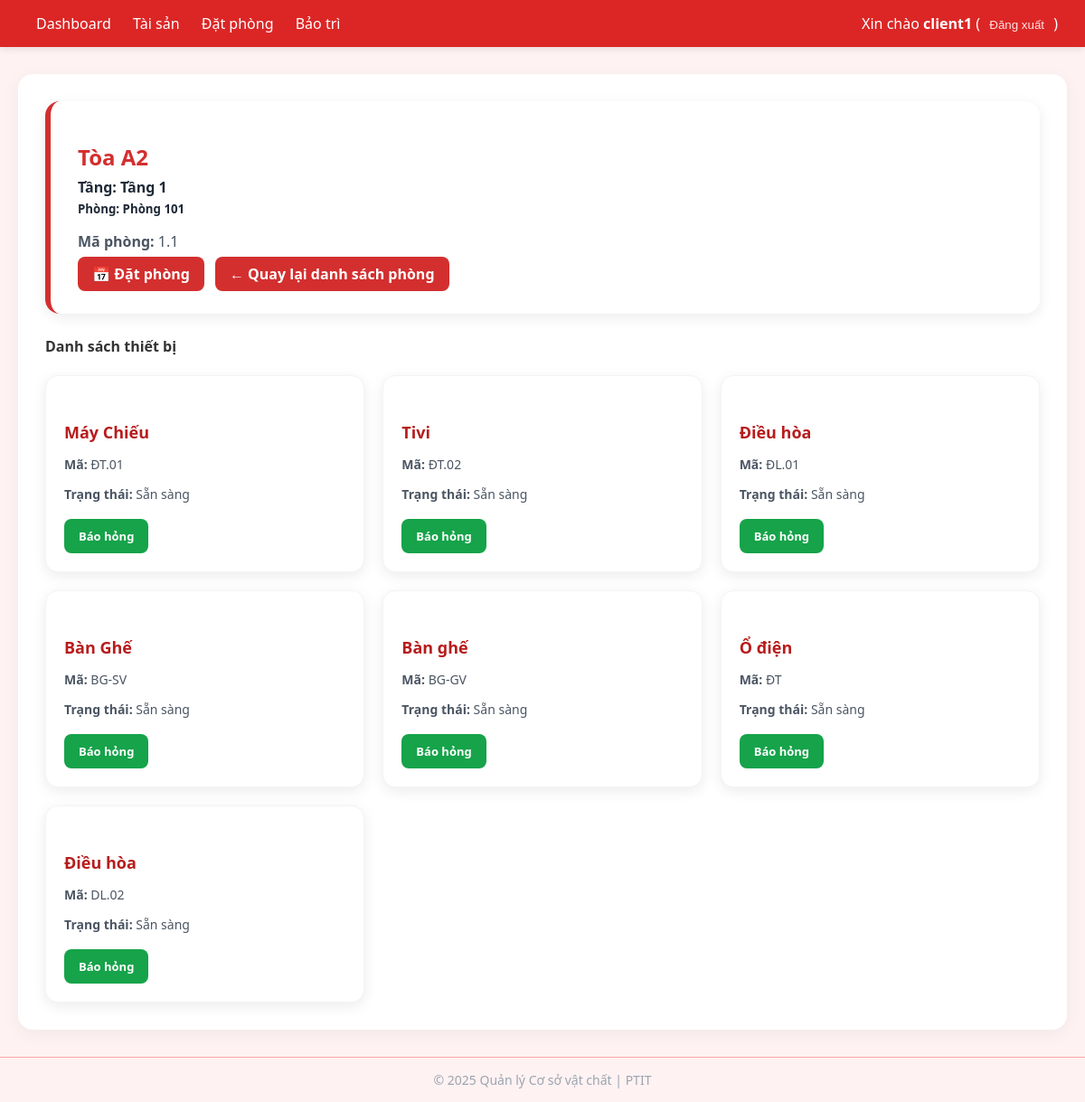
The page /assets/room/9/ (signed in) on the database its author committed.
### core/models.py (models this page shows, shortened)
class Room(models.Model):
    ROOM_READY = 'ready'
    ROOM_OCCUPIED = 'occupied'
    ROOM_MAINTENANCE = 'maintenance'
    ROOM_STATUS_CHOICES = [
        (ROOM_READY, 'Sẵn sàng'),
        (ROOM_OCCUPIED, 'Đang được sử dụng'),
        (ROOM_MAINTENANCE, 'Đang sửa chữa'),
    ]
    floor = models.ForeignKey(Floor, on_delete=models.CASCADE, related_name='rooms')
    code = models.CharField(max_length=50)
    name = models.CharField(max_length=200, blank=True)
    status = models.CharField(
        max_length=15,
        choices=ROOM_STATUS_CHOICES,
        default=ROOM_READY
    )
    class Meta:
        unique_together = ('floor', 'code')

class Floor(models.Model):
    building = models.ForeignKey(Building, on_delete=models.CASCADE, related_name='floors')
    number = models.CharField(max_length=20)
    name = models.CharField(max_length=200, blank=True)
    class Meta:
        unique_together = ('building', 'number')

class Building(models.Model):
    code = models.CharField(max_length=50, unique=True)
    name = models.CharField(max_length=200)
    description = models.TextField(blank=True)

class Equipment(models.Model):
    STATUS_READY = 'ready'
    STATUS_MAINT = 'maint'
    STATUS_BROKEN = 'broken'
    STATUS_CHOICES = [
        (STATUS_READY, 'Sẵn sàng'),
        (STATUS_MAINT, 'Đang bảo trì'),
        (STATUS_BROKEN, 'Đã hỏng'),
    ]
    room = models.ForeignKey(Room, on_delete=models.CASCADE, related_name='equipments')
    code = models.CharField(max_length=50)
    name = models.CharField(max_length=200)
    description = models.TextField(blank=True)
    status = models.CharField(max_length=10, choices=STATUS_CHOICES, default=STATUS_READY)
    class Meta:
        unique_together = ('room', 'code')

### core/views.py (the view)
# urls.py: path('assets/room/<int:pk>/', views.asset_room_detail, name='asset_room_detail'),
@login_required
def asset_room_detail(request, pk):
    room = get_object_or_404(Room, pk=pk)
    equipments = room.equipments.all()
    now = timezone.now()
    _expire_old_bookings_for_room(room)
    active = RoomBooking.objects.filter(
        room=room,
        status__in=[RoomBooking.STATUS_APPROVED, RoomBooking.STATUS_PENDING],
        start_time__lte=now,
        end_time__gte=now
    ).first()
    if active:
        room.is_booked_now = True
        room.current_booking = active
    else:
        room.is_booked_now = False
        room.current_booking = None
    return render(request, 'core/asset_equipment.html', {'room': room, 'equipments': equipments})

### templates/core/asset_equipment.html (shortened to what this page needs)
{% extends 'core/base.html' %}
{% block content %}
<div class="container mt-4">
  <div class="room-info d-flex justify-content-between align-items-start flex-wrap">
    <div>
      <h2>{{ room.floor.building.name }}</h2>
      <h4>Tầng: {{ room.floor.name }}</h4>
      <h5>Phòng: {{ room.name }}</h5>
      <p><strong>Mã phòng:</strong> {{ room.code }}</p>
    </div>
    <div style="display:flex;gap:12px;align-items:center">
      {% if room.is_booked_now %}
        <button class="btn-back mt-3 mt-md-0" disabled>📌 Đã được đặt đến {{ room.current_booking.end_time }}</button>
      {% else %}
        <a href="{% url 'room_booking_create' room.pk %}" class="btn-back mt-3 mt-md-0">📅 Đặt phòng</a>
      {% endif %}
      <a href="{% url 'asset_floor_detail' room.floor.pk %}" class="btn-back mt-3 mt-md-0">
        ← Quay lại danh sách phòng
      </a>
    </div>
  </div>
  <h4 class="mb-3 text-dark">Danh sách thiết bị</h4>
  {% if equipments %}
  <div class="equipment-list">
    {% for equipment in equipments %}
    <div class="equipment-card">
      <div>
        <h5>{{ equipment.name }}</h5>
        <p><strong>Mã:</strong> {{ equipment.code }}</p>
        <p><strong>Trạng thái:</strong> {{ equipment.get_status_display }}</p>
      </div>
      <div class="card-footer">
        <div style="display:flex; gap:8px; flex-wrap:wrap">
          <a href="{% url 'maintenance_create' %}?building={{ room.floor.building.pk }}&amp;floor={{ room.floor.pk }}&amp;room={{ room.pk }}&amp;equipment={{ equipment.pk }}" class="btn-sm btn-success">Báo hỏng</a>
        </div>
      </div>
    </div>
    {% endfor %}
  </div>
  {% else %}
    <div class="alert-info">Không có thiết bị nào trong phòng này.</div>
  {% endif %}
</div>
{% endblock %}

### templates/core/base.html (shortened to what this page needs)
<!doctype html>
<html lang="vi">
  <head>
    <link rel="stylesheet" href="https://cdnjs.cloudflare.com/ajax/libs/mini.css/3.0.1/mini-default.min.css">
  </head>
  <body>
    <header>
      <div class="nav-links">
        <a href="{% url 'dashboard' %}">Dashboard</a>
        <a href="{% url 'asset_hierarchy' %}">Tài sản</a>
        <a href="{% url 'room_booking_list' %}">Đặt phòng</a>
        <a href="{% url 'maintenance_list' %}">Bảo trì</a>
      </div>
      <div class="user-info">
        {% if user.is_authenticated %}
          Xin chào <strong>{{ user.username }}</strong> (
          <form method="post" action="{% url 'logout' %}" style="display:inline">
            <button type="submit">Đăng xuất</button>
          </form>
          )
        {% else %}
          <a href="{% url 'login' %}">Đăng nhập</a>
        {% endif %}
      </div>
    </header>
    <main class="container">
      {% block content %}{% endblock %}
    </main>
    <footer>
      © 2025 Quản lý Cơ sở vật chất | PTIT
    </footer>
  </body>
</html>

### templates/core/base.html (style rules this page uses)
body { background: #fef2f2; font-family: "Segoe UI", Roboto, sans-serif; margin: 0; color: #333; }
header { background: #dc2626; color: white; padding: 15px 30px; display: flex; align-items: center; justify-content: space-between; box-shadow: 0 2px 8px rgba(0,0,0,0.1); }
header a { color: white; text-decoration: none; font-weight: 500; margin: 0 10px; transition: color 0.3s; }
header form button { color: #fee2e2; font-weight: 500; border: none; background: none; cursor: pointer; transition: color 0.3s; }
main.container { max-width: 1100px; margin: 30px auto; background: white; padding: 30px; border-radius: 16px; box-shadow: 0 4px 20px rgba(0,0,0,0.05); animation: fadeIn 0.4s ease-in-out; }
h1, h2, h3 { color: #991b1b; }
footer { text-align: center; padding: 15px; color: #9ca3af; font-size: 14px; background: #fef2f2; border-top: 1px solid #fca5a5; }

### templates/core/asset_equipment.html (style rules this page uses)
.room-info { background: white; border-radius: 16px; padding: 25px 30px; box-shadow: 0 4px 15px rgba(0, 0, 0, 0.08); margin-bottom: 25px; border-left: 6px solid #d32f2f; }
.room-info h2 { color: #d32f2f; font-weight: 700; margin-bottom: 6px; }
.room-info h4, .room-info h5 { color: #1f2937; margin: 4px 0; }
.room-info p { color: #4b5563; margin-bottom: 6px; }
.btn-back { background-color: #d32f2f; color: white !important; font-weight: 600; padding: 8px 16px; border-radius: 8px; text-decoration: none; transition: all 0.3s; }
.equipment-list { display: grid; grid-template-columns: repeat(auto-fill, minmax(290px, 1fr)); gap: 20px; }
.equipment-card { background: white; border-radius: 14px; box-shadow: 0 4px 15px rgba(0, 0, 0, 0.08); padding: 20px; transition: all 0.3s ease; border: 1px solid #f3f4f6; display: flex; flex-direction: column; justify-content: space-between; }
.equipment-card h5 { font-size: 18px; color: #b71c1c; margin-bottom: 10px; }
.equipment-card p { font-size: 14px; color: #4b5563; margin-bottom: 6px; }
.card-footer { margin-top: 12px; display: flex; justify-content: space-between; flex-wrap: wrap; gap: 8px; }
.btn-sm { padding: 7px 10px; font-size: 13px; border-radius: 6px; text-decoration: none; font-weight: 600; }
.btn-success { background-color: #16a34a; color: white; border: none; padding: 10px 16px; border-radius: 8px; font-weight: 600; transition: background 0.3s; }

### rows shown on the page
Room: floor.building.name "Tòa A2", floor.name "Tầng 1", name "Phòng 101", code "1.1"
Equipment: name "Máy Chiếu", code "ĐT.01", status "Sẵn sàng"
Equipment: name "Tivi", code "ĐT.02", status "Sẵn sàng"
Equipment: name "Điều hòa", code "ĐL.01", status "Sẵn sàng"
Equipment: name "Bàn Ghế", code "BG-SV", status "Sẵn sàng"
Equipment: name "Bàn ghế", code "BG-GV", status "Sẵn sàng"
Equipment: name "Ổ điện", code "ĐT", status "Sẵn sàng"
Equipment: name "Điều hòa", code "DL.02", status "Sẵn sàng"

### other values the page prints
{{ user.username }} "client1"
